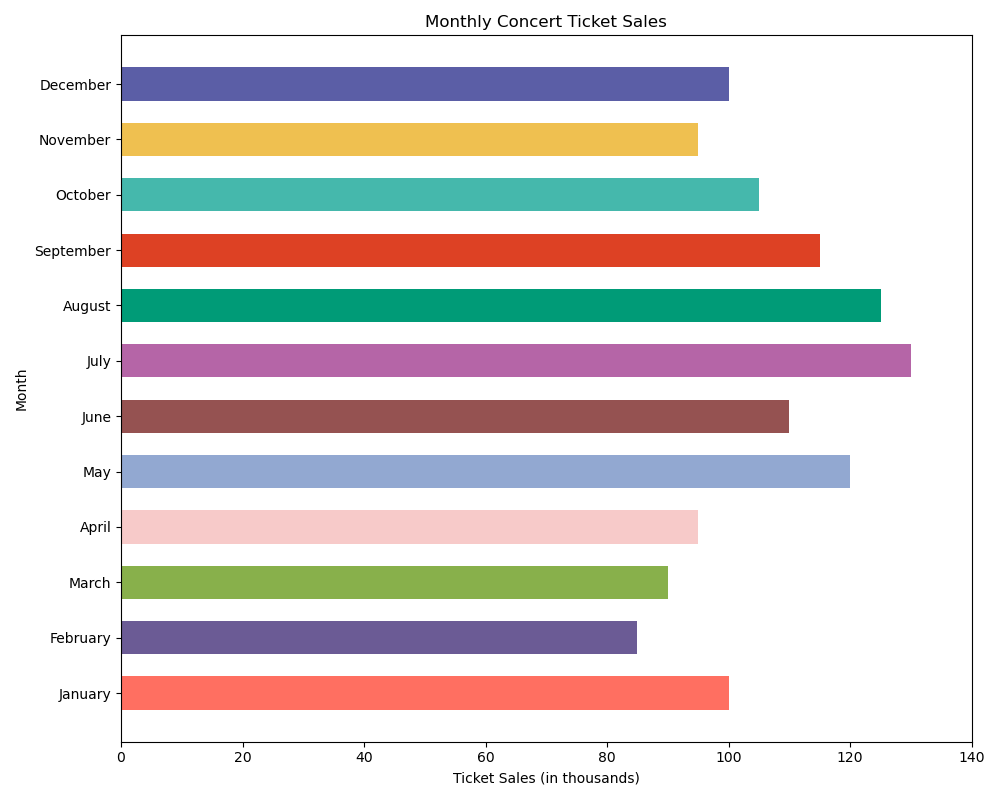

Write Python code to recreate this figure.

import matplotlib.pyplot as plt

# Data
months = ['January', 'February', 'March', 'April', 'May', 'June', 'July', 'August', 'September', 'October', 'November', 'December']
ticket_sales = [100, 85, 90, 95, 120, 110, 130, 125, 115, 105, 95, 100]

# Colors for each bar
colors = ['#FF6F61', '#6B5B95', '#88B04B', '#F7CAC9', '#92A8D1', '#955251', '#B565A7', '#009B77', '#DD4124', '#45B8AC', '#EFC050', '#5B5EA6']

# Create a horizontal bar chart
plt.figure(figsize=(10, 8))  # Change the figure size (width x height)
bar_height = 0.6  # Change the bar height
plt.barh(months, ticket_sales, color=colors, height=bar_height)

# Setting the title and labels
plt.title('Monthly Concert Ticket Sales')
plt.xlabel('Ticket Sales (in thousands)')
plt.ylabel('Month')

# Adjust the limits if necessary
plt.xlim([0, max(ticket_sales) + 10])

# Display the chart
plt.tight_layout()
plt.show()
